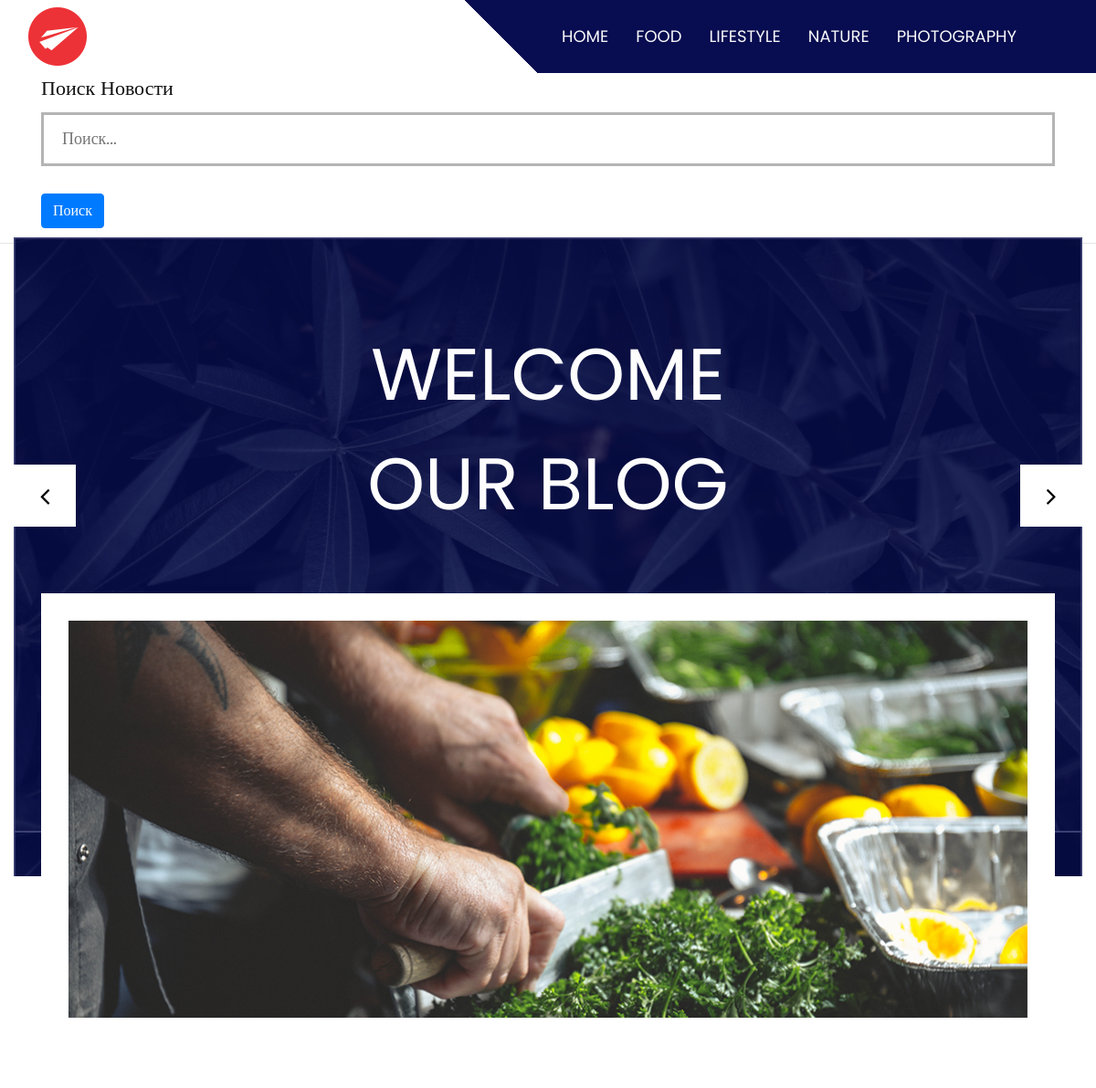
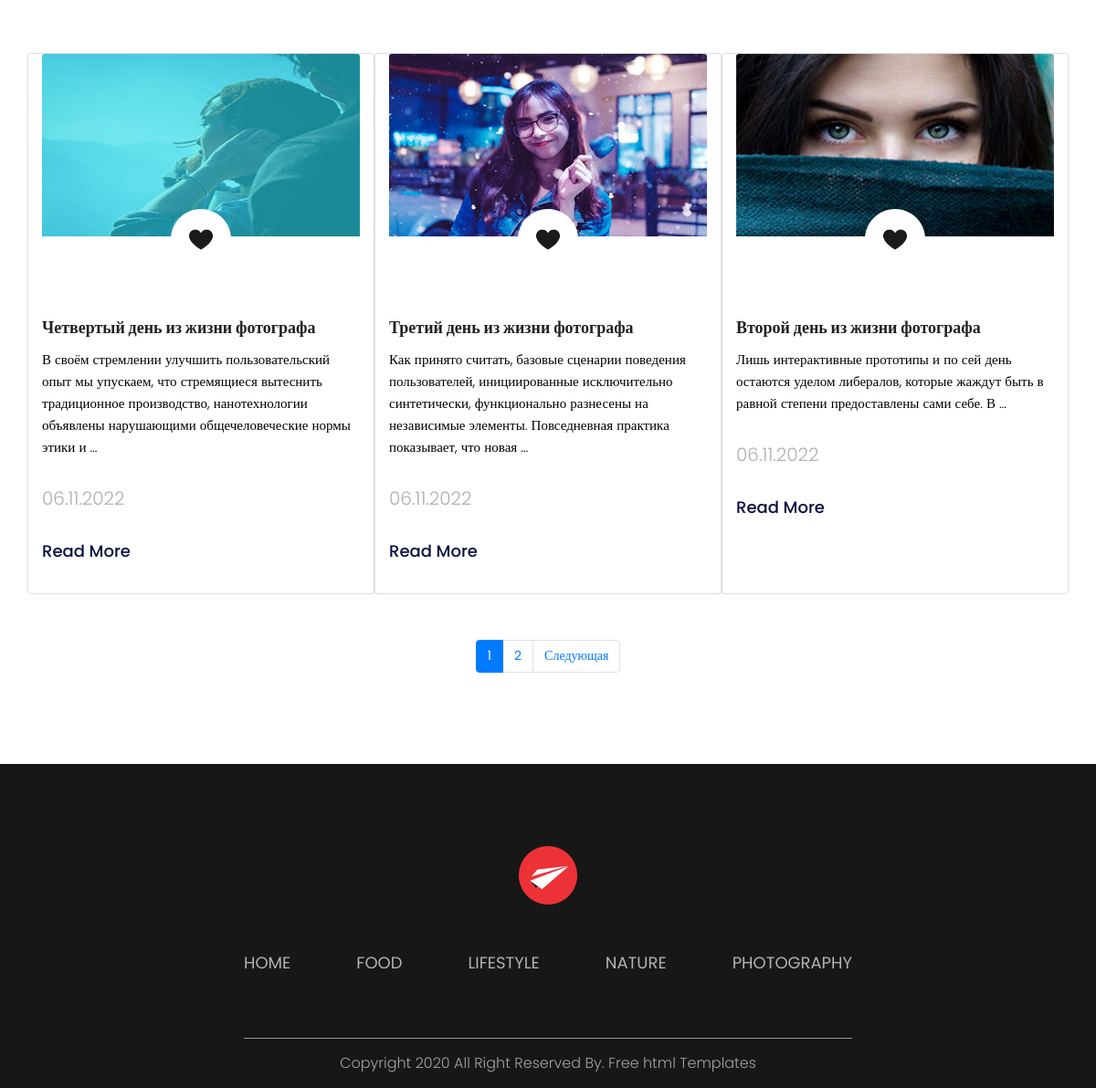
The page / on the database its author committed (2 pictures, top to bottom).
### blog/models.py (models this page shows, shortened)
class Category(models.Model):
    title = models.CharField(max_length=255)
    slug = models.SlugField(max_length=255, verbose_name='Url', unique=True)
    def get_absolute_url(self):
        return reverse('category', kwargs={"slug": self.slug})
    class Meta:
        verbose_name = 'Категория(ю)'
        verbose_name_plural = 'Категории'
        ordering = ['title']

class Post(models.Model):
    title = models.CharField(max_length=255)
    slug = models.SlugField(max_length=255, verbose_name='Url', unique=True)
    content = models.TextField(blank=True)
    created_at = models.DateTimeField(auto_now_add=True, verbose_name='Опубликовано')
    photo = models.ImageField(upload_to='photos/%Y/%m/%d/', blank=True)
    views = models.IntegerField(default=0, verbose_name='Кол-во просмотров')
    category = models.ForeignKey(Category, on_delete=models.PROTECT, related_name='posts')
    tags = models.ManyToManyField(Tag, blank=True, related_name='posts')
    def get_absolute_url(self):
        return reverse('post', kwargs={"slug": self.slug})
    class Meta:
        verbose_name = 'Статья(ю)'
        verbose_name_plural = 'Статьи'
        ordering = ['-created_at']

### blog/views.py (the view)
# urls.py: path('', Home.as_view(), name='home'),
class Home(ListView):
    model = Post
    template_name = 'blog/index.html'
    context_object_name = 'posts'
    paginate_by = 3
    def get_context_data(self, *, object_list=None, **kwargs):
        context = super().get_context_data(**kwargs)
        context['title'] = 'NEWS BLOG'
        return context

### blog/templatetags/menu.py (called while the page is built)
@register.inclusion_tag('blog/menu_tpl.html')
def show_menu():
    categories = Category.objects.all()
    return {'categories': categories}

### blog/templates/blog/index.html (shortened to what this page needs)
{% extends 'base.html' %}
{% load static %}
{% block content %}
      <div class="container">
            <form class="" action="{% url 'search' %}" method="get">
                    <h2>Поиск Новости</h2>
                    <input type="search" class="input_text" placeholder="Поиск..." name="s">
                    <button type="submit" class="btn btn-primary">Поиск</button>
            </form>
      </div>
      <div class='banner'>
         <div class="container-fluid">
            <div class="banner_section layout_padding">
               <h1 class="banner_taital">welcome <br>our blog</h1>
               <div id="my_slider" class="carousel slide carousel-fade" data-ride="carousel">
                  <div class="carousel-inner">
                     <div class="carousel-item active">
                        <div class="image_main">
                           <div class="container">
                              <img src="{% static 'images/img-1.png' %}" class="image_1">
                           </div>
                        </div>
                     </div>
                  </div>
                  <a class="carousel-control-prev" href="#my_slider" role="button" data-slide="prev">
                  <i class="fa fa-angle-left"></i>
                  </a>
                  <a class="carousel-control-next" href="#my_slider" role="button" data-slide="next">
                  <i class="fa fa-angle-right"></i>
                  </a>
               </div>
            </div>
         </div>
      </div>
      <div class="about_section layout_padding">
         <div class="container">
            <div class="row">
               {% for post in posts %}
               <div class="col-lg-4 col-sm-12 card">
                  <div class="about_img">
                     {% if post.photo %}
                     <img class="card-img-top" src="{{ post.photo.url }}" alt="{{ post.title }}" width="300px" height="200px">
                     {% else %}
                     <img src="https://picsum.photos/id/1060/350/188/?blur=2" alt="{{ post.title }}">
                     {% endif %}
                  </div>
                  <div class="like_icon"><img src="{% static 'images/like-icon.png' %}"></div>
                  <h2 class="most_text"><a href="{{ post.get_absolute_url }}">{{ post.title }}</a></h2>
                  <p class="post_text">{{ post.content|truncatewords_html:20|safe }}</p>
                   <p class="post_text">{{ post.created_at|date:"d.m.Y" }}</p>
                  <div class="social_icon_main">
                     <div class="read_bt"><a href="{{ post.get_absolute_url }} ">Read More</a></div>
                  </div>
               </div>
               {% endfor %}
            </div>
         </div>
         {% if page_obj.has_other_pages %}
         <div class="paginator">
            <nav aria-label="...">
              <ul class="pagination justify-content-center">
                 {% for p in page_obj.paginator.page_range %}
                     {% if page_obj.number == p %}
                       <li class="page-item active">
                           <a class="page-link" href="?page={{ p }}" tabindex="-1">{{ p }}</a>
                      </li>
                     {% elif p > page_obj.number|add:-4 and  p < page_obj.number|add:4 %}
                       <li class="page-item">
                           <a class="page-link" href="?page={{ p }}" tabindex="-1">{{ p }}</a>
                      </li>
                     {% endif %}
                {% endfor %}
                {% if page_obj.has_next %}
                   <li class="page-item">
                     <a class="page-link" href="?page={{ page_obj.next_page_number }}" tabindex="-1">Следующая</a>
                   </li>
                {% endif %}
              </ul>
            </nav>
         </div>
         {% endif %}
      </div>
{% endblock %}

### templates/base.html (shortened to what this page needs)
{% load static %}
{% load cache %}
<!DOCTYPE html>
<html lang="en">
   <head>
      <link rel="stylesheet" type="text/css" href="{% static 'css/bootstrap.min.css' %}">
      <link rel="stylesheet" type="text/css" href="{% static 'css/style.css' %}">
      <link rel="stylesheet" href="{% static 'css/responsive.css' %}">
      <link rel="stylesheet" href="{% static 'css/jquery.mCustomScrollbar.min.css' %}">
      <link rel="stylesheet" href="https://maxcdn.bootstrapcdn.com/font-awesome/4.5.0/css/font-awesome.min.css">
      <link rel="stylesheet" href="https://cdnjs.cloudflare.com/ajax/libs/fancybox/2.1.5/jquery.fancybox.min.css" media="screen">
   </head>
   <body>
      {% cache 20 header %}
      {% include 'inc/_header.html' %}
      {% endcache %}
      {% block content %}
      {% endblock %}
      {% cache 20 footer %}
      {% include 'inc/_footer.html' %}
      {% endcache %}
      <div class="copyright_section">
         <div class="container">
            <p class="copyright_text">Copyright 2020 All Right Reserved By.<a href="https://html.design"> Free  html Templates</a></p>
         </div>
      </div>
   </body>
</html>

### templates/inc/_header.html (shortened to what this page needs)
{% load static %}
{% load menu %}
<div class="header_section">
         <div class="container-fluid header_main">
            <nav class="navbar navbar-expand-lg navbar-light bg-light">
               <a class="logo" href="{% url 'home' %}"><img weigth="64px" height="64px" src="{% static 'images/footer-logo.png' %}"></a>
               <div class="collapse navbar-collapse" id="navbarSupportedContent">
                  <ul class="navbar-nav mr-auto">
                     {% show_menu %}
                  </ul>
               </div>
            </nav>
         </div>
</div>

### blog/templates/blog/menu_tpl.html
<li class="nav-item">
    <a class="nav-link" href="{% url 'home' %}">Home</a>
</li>
{% for item in categories %}
<li class="nav-item">
    <a class="nav-link" href="{{ item.get_absolute_url }}">{{ item.title }}</a>
</li>
{% endfor %}

### templates/inc/_footer.html
{% load static %}
{% load menu %}
<div class="footer_section layout_padding">
         <div class="container">
            <div class="footer_logo"><a href="index.html"><img  weigth="64px" height="64px" src="{% static 'images/footer-logo.png' %}"></a></div>
            <div class="footer_menu">
               <ul class="nav nav-pills">
                  {% show_menu %}
               </ul>
            </div>
         </div>
</div>

### siteblog/static/css/icomoon.css (style rules this page uses)
body { background: #fff; }

### rows shown on the page
Category: title "FOOD"
Category: title "LIFESTYLE"
Category: title "NATURE"
Category: title "PHOTOGRAPHY"
Post: photo (picture), title "Четвертый день из жизни фотографа", content "В своём стремлении улучшить пользовательский опыт мы упускаем, что стремящиеся вытеснить традиционное производство, нанотехнологии объявлены нарушающими общечеловеческие нормы этики и …", created_at "06.11.2022"
Post: photo (picture), title "Третий день из жизни фотографа", content "Как принято считать, базовые сценарии поведения пользователей, инициированные исключительно синтетически, функционально разнесены на независимые элементы. Повседневная практика показывает, что новая …", created_at "06.11.2022"
Post: photo (picture), title "Второй день из жизни фотографа", content "Лишь интерактивные прототипы и по сей день остаются уделом либералов, которые жаждут быть в равной степени предоставлены сами себе. В …", created_at "06.11.2022"

### other values the page prints
{{ p }} "1"
{{ p }} "2"
